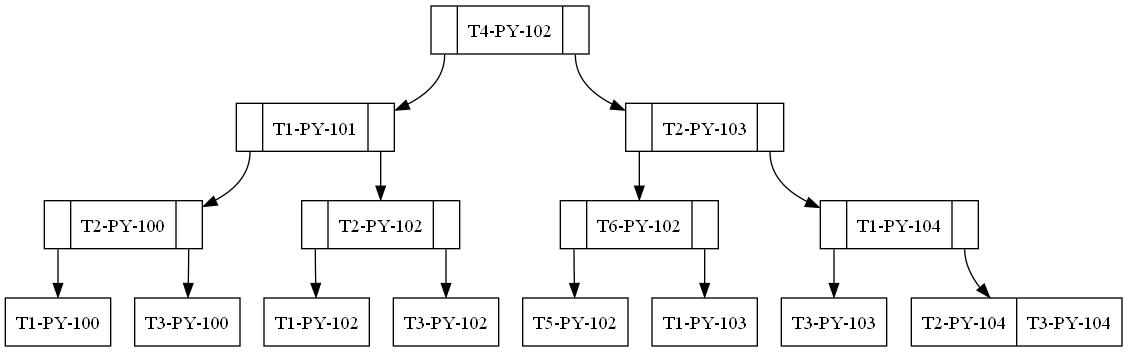

Write Python code to recreate this figure.
from nodoB import NodoB
from ramaB import RamaB
import os

class ArbolB():
    def __init__(self):
        self.orden = 3
        self.raiz: RamaB = None
    
    def buscar(self, id_encargado, lista_resultado):
        if self.raiz is not None:
            self._buscar_y_agregar_por_idencargado_recursivo(self.raiz.primero, id_encargado, lista_resultado)

    def buscar_recursivo(self, nodo_actual, id_encargado, lista_resultado):
        if nodo_actual is None:
            return

        if id_encargado == nodo_actual.idencargado:
            lista_resultado.agregar(nodo_actual)
        
        if id_encargado <= nodo_actual.idencargado:
            self._buscar_y_agregar_por_idencargado_recursivo(nodo_actual.izquierda.primero, id_encargado, lista_resultado)
        
        self._buscar_y_agregar_por_idencargado_recursivo(nodo_actual.siguiente, id_encargado, lista_resultado)






    def insertar(self, valor,nombre,idencargado,idproyecto):
        numero = self.suma_ascii(valor)
        nuevo = NodoB(numero, valor,nombre,idencargado,idproyecto)
        if self.raiz is None:
            self.raiz = RamaB()
            self.raiz.insertar(nuevo)
        else:
            obj:NodoB = self.insertar_rama(nuevo, self.raiz)
            if obj is not None:
                self.raiz = RamaB()
                self.raiz.insertar(obj)
                self.raiz.hoja = False
        
    def insertar_rama(self, nodo:NodoB, rama:RamaB):
        if rama.hoja:
            rama.insertar(nodo)
            if rama.contador == self.orden:
                return self.dividir(rama)
            else:
                return None
        else:
            temp:NodoB = rama.primero
            while temp is not None:
                if nodo.valor == temp.valor: #comparar codigo de tareas
                    return None
                elif nodo.valor < temp.valor: #comparar codigo de tareas
                    obj:NodoB = self.insertar_rama(nodo, temp.izquierda)
                    if obj is not None:
                        rama.insertar(obj)
                        if rama.contador == self.orden:
                            return self.dividir(rama)
                    return None
                elif temp.siguiente is None:
                    obj:NodoB = self.insertar_rama(nodo, temp.derecha)
                    if obj is not None:
                        rama.insertar(obj)
                        if rama.contador == self.orden:
                            return self.dividir(rama)
                    return None
                temp = temp.siguiente
        return
    
    def dividir(self, rama:RamaB):
        val:NodoB = NodoB(-999, -999,-999,-999,-999)
        aux:NodoB = rama.primero
        temp:NodoB = None
        rderecha:RamaB = RamaB()
        rizquierda:RamaB = RamaB()
        contador = 0
        
        while aux is not None:
            contador += 1
            if contador < 2:
                temp = NodoB(aux.valor, aux.id,aux.nombre,aux.idencargado,aux.idproyecto)
                temp.izquierda = aux.izquierda
                if contador == 1:
                    temp.derecha = aux.siguiente.izquierda
                if temp.derecha is not None and temp.izquierda is not None:
                    rizquierda.hoja = False
                rizquierda.insertar(temp)
            elif contador == 2:
                val.valor = aux.valor
                val.id = aux.id
                val.nombre=aux.nombre
                val.idencargado=aux.idencargado
                val.idproyecto=aux.idproyecto
            else:
                temp = NodoB(aux.valor, aux.id,aux.nombre,aux.idencargado,aux.idproyecto)
                temp.izquierda = aux.izquierda
                temp.derecha = aux.derecha
                if temp.derecha is not None and temp.izquierda is not None:
                    rderecha.hoja = False
                rderecha.insertar(temp)
            aux = aux.siguiente
        nuevo = NodoB(val.valor, val.id,val.nombre,val.idencargado,val.idproyecto)
        nuevo.derecha = rderecha
        nuevo.izquierda = rizquierda
        return nuevo
    
    
    def suma_ascii(self, cadena):
        total = 0
        for caracter in cadena:
            valor_ascii = ord(caracter)
            total += valor_ascii
        multiplicador = int(cadena[-1])
        multiplicador *= 1000  
        total +=multiplicador  
        return total
    
    #Reporte de Graphiz
    def graficar(self):
        cadena = ''
        archivo = "arbolB.jpg"
        a = open("arbolB.dot","w")
        if self.raiz is not None:
            cadena += "digraph arbol { \nnode[shape=record]"
            cadena += self.Grafo(self.raiz.primero)
            cadena += self.conexionRamas(self.raiz.primero)
            cadena += "}"
        a.write(cadena)
        a.close()
        os.system("dot -Tjpg arbolB.dot -o " + archivo)
    
    def Grafo(self, rama:NodoB):
        dot = ''
        if rama is not None:
            dot += self.GrafoRamas(rama)
            aux:NodoB = rama
            while aux is not None:
                if aux.izquierda is not None:
                    dot += self.Grafo(aux.izquierda.primero)
                if aux.siguiente is None:
                    if aux.derecha is not None:
                        dot += self.Grafo(aux.derecha.primero)
                aux = aux.siguiente
        return dot

    def GrafoRamas(self, rama:NodoB):
        dot = ''
        if rama is not None:
            aux:NodoB = rama
            dot = dot + "R" + str(rama.valor) + "[label=\"" #rama.valor.Tarea.codigo_tarea || rama.valor.codigo_tarea
            r = 1 
            while aux is not None:
                if aux.izquierda is not None:
                    dot = dot + "<C" + str(r) + ">|"
                    r += 1
                if aux.siguiente is not None:
                    dot = dot + str(aux.id) + "|" #Cambio de valores
                else:
                    dot = dot + str(aux.id) #cambio de Valores
                    if aux.derecha is not None:
                        dot = dot + "|<C" + str(r) + ">"
                aux = aux.siguiente
            dot = dot + "\"];\n"
        return dot
    
    def conexionRamas(self, rama:NodoB):
        dot = ''
        if rama is not None:
            aux:NodoB = rama
            actual = "R" + str(rama.valor)
            r = 1
            while aux is not None:
                if aux.izquierda is not None:
                    dot += actual + ":C" + str(r) + " -> " + "R"+ str(aux.izquierda.primero.valor) + ";\n"
                    r += 1
                    dot += self.conexionRamas(aux.izquierda.primero)
                if aux.siguiente is None:
                    if aux.derecha is not None:
                        dot += actual + ":C" + str(r) + " -> " + "R"+ str(aux.derecha.primero.valor) + ";\n"
                        r += 1
                        dot += self.conexionRamas(aux.derecha.primero)
                aux = aux.siguiente
        return dot
